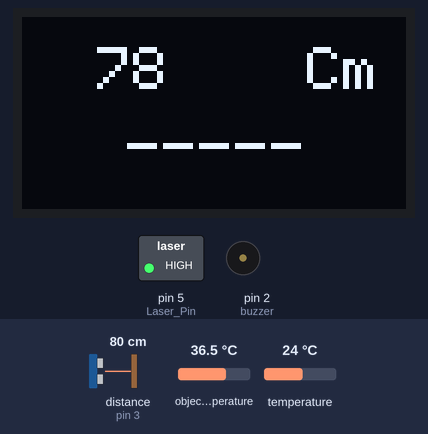
The sketch below on a simulated Arduino Uno, built with avr-gcc and run on an emulated ATmega328P. Parts: 128×64 one-colour display, switched loads named in the sketch (green lamp = pin HIGH), buzzer (waves = sounding, pin HIGH). Wiring (inferred from the names in the program): ultrasonic range finder: trigger pin 4; echo pin 3. Inputs (shaded band) come from the test bench; at power-on: distance to the obstacle (sensor on pin 3) 80 cm, object temperature 36.5 °C, temperature 24 °C. The echo pulse lasts 58.3 µs per cm; pins used as bus, display or sensor lines are not drawn; what the sketch prints to the serial monitor is not drawn.

Above: at 1.5 s.
1.6 s: distance to the obstacle (sensor on pin 3) set to 22 cm
At 2.7 s:
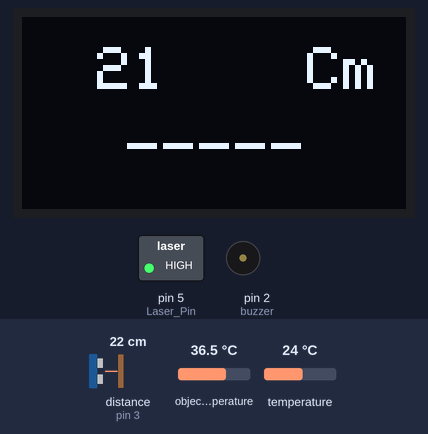
3.4 s: distance to the obstacle (sensor on pin 3) set to 18 cm
At 4.3 s:
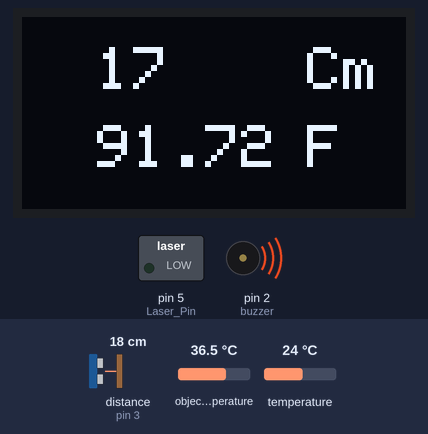
5.0 s: object temperature set to 39.7 °C
At 6.2 s:
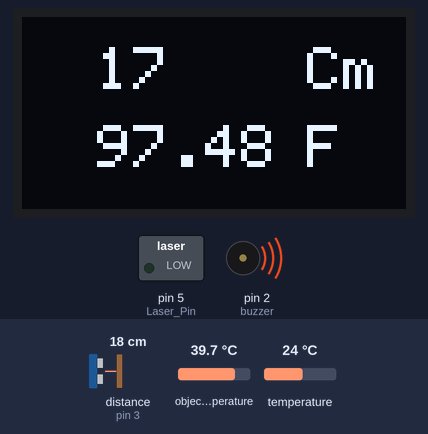
6.6 s: object temperature set to 40.4 °C
At 6.99 s:
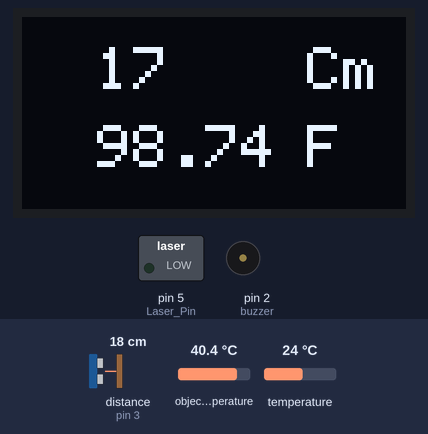
Timing chart, 0 to 10.0 s (numbered marks = the images above; inputs shaded):
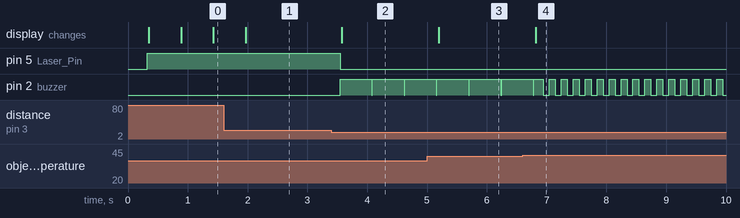

The sketch:

laserguntempmeter.ino
```cpp
#include <Wire.h>
#include <Adafruit_MLX90614.h>
#include <Adafruit_SSD1306.h>

#define SCREEN_WIDTH 128
#define SCREEN_HEIGHT 64

#define echoPin 3
#define trigPin 4


const int Laser_Pin=5;
const int buzzer = 2;

Adafruit_SSD1306 display(SCREEN_WIDTH, SCREEN_HEIGHT, &Wire, -1);

Adafruit_MLX90614 mlx = Adafruit_MLX90614();


long duration;
int distance;
void setup() {
  Serial.begin(9600);
  Serial.println("Adafruit MLX90614 test");

  pinMode(trigPin, OUTPUT);
  pinMode(echoPin, INPUT);

  pinMode(Laser_Pin,OUTPUT);
  pinMode(buzzer, OUTPUT);

  if(!display.begin(SSD1306_SWITCHCAPVCC, 0x3C)) {
    Serial.println(F("SSD1306 allocation failed"));
    for(;;);
  }


  display.clearDisplay();
  display.setRotation(2);
  display.setTextSize(1);
  display.setTextColor(WHITE);
  display.setCursor(0, 35);
  display.println("Initializing Temp");
  display.display();
  delay(250);
  display.clearDisplay();

  mlx.begin();

}

void loop() {

 digitalWrite(trigPin, LOW);
  delayMicroseconds(2);
 digitalWrite(trigPin, HIGH);
  delayMicroseconds(10);
  digitalWrite(trigPin, LOW);
  duration = pulseIn(echoPin, HIGH);
  distance = duration * 0.034 / 2;
 digitalWrite(buzzer, LOW);
  Serial.print("Ambient = "); Serial.print(mlx.readAmbientTempC());
  Serial.print("*C\tObject = "); Serial.print(mlx.readObjectTempC()); Serial.println("*C");
  Serial.print("Ambient = "); Serial.print(mlx.readAmbientTempF());
  Serial.print("*F\tObject = "); Serial.print(mlx.readObjectTempF()); Serial.println("*F");
    display.clearDisplay();
    display.setTextSize(2);
    display.setCursor(25, 10);
    display.print(distance);
    display.setCursor(95, 10);
    display.print("Cm");
   if (distance<20) {

    digitalWrite(Laser_Pin, LOW);
    digitalWrite(buzzer, HIGH);
    display.clearDisplay();
     display.clearDisplay();
    display.setTextSize(2);
    display.setCursor(25, 10);
    display.print(distance);
    display.setCursor(95, 10);
    display.print("Cm");
    display.setTextSize(2);
    display.setCursor(25, 36);
    display.print(mlx.readObjectTempF()-6);
    display.setCursor(95, 36);
    display.print("F");
    display.display();

    if(mlx.readObjectTempF()-6>98)
    {

    display.clearDisplay();
    display.setTextSize(2);
    display.setCursor(25, 10);
    display.print(distance);
    display.setCursor(95, 10);
    display.print("Cm");
      display.setTextSize(2);
      display.setCursor(25, 36);
      display.print(mlx.readObjectTempF()-6);
      display.setCursor(95, 36);
      display.print("F");
      display.display();

    for (int i=0; i<20; i++)
    {
      digitalWrite(buzzer, HIGH);
      delay(100);
      digitalWrite(buzzer, LOW);
      delay(100);
    }

   delay(5000);
    }

  } else {
    // turn LED off:
    digitalWrite(Laser_Pin, HIGH);
    digitalWrite(buzzer, LOW);


    display.print("");
    display.setTextSize(2);
    display.setCursor(35, 36);
    display.print("-----");
    display.setCursor(105, 36);
    display.print("");
    display.display();


  }

  Serial.println();
  delay(500);
}
```

Measured:
- the behaviour switches between 21 and 20 cm on distance to the obstacle (sensor on pin 3) (found by bisection; images 1 and 2)
- the behaviour switches between 39.9 and 40 °C on object temperature (found by bisection; images 3 and 4)
- after the input at 1.6 s, the display: changes after 0.37 s (image 1)
- after the input at 3.4 s, pin 5 (Laser_Pin): HIGH → LOW after 0.15 s; pin 2 (buzzer): alternates HIGH for 0.53 s and LOW for 0.01 s, starting after 0.15 s; the display: changes after 0.18 s (image 2)
- after the input at 5.0 s, the display: changes after 0.19 s (image 3)
- after the input at 6.6 s, the display: changes after 0.22 s (image 4)
